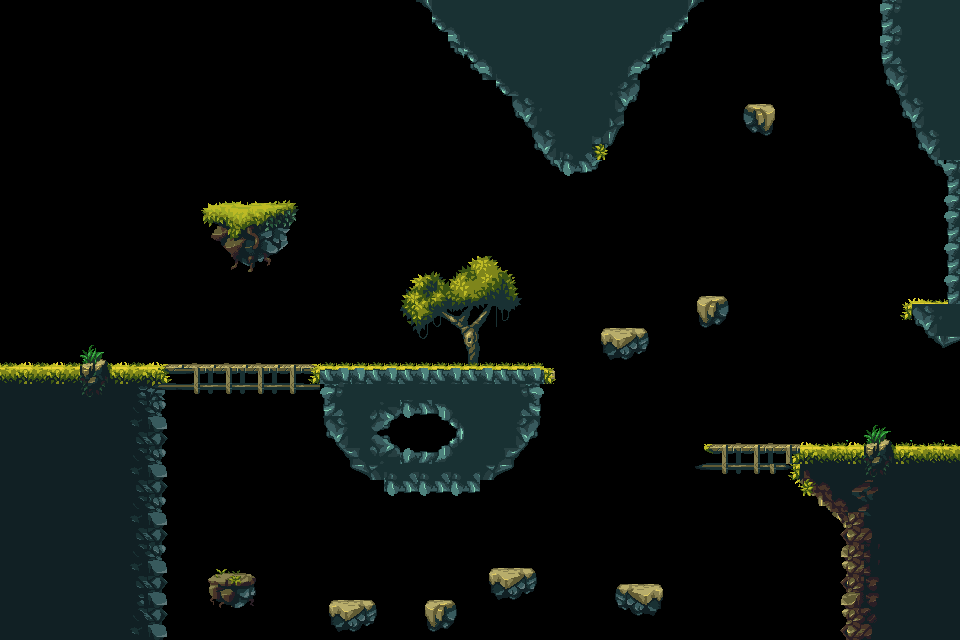

The image is a tile-based game level rendered from a .tmx file. Its description and source (layers, tilesets, objects; grid data summarised) follow:
An orthogonal 60x40 tile map with 16x16 px tiles, 4 tile layers (background, midground, platforms, foreground), 1 hidden layer not drawn, 3 tilesets.

<map version="1.2" tiledversion="1.3.2" orientation="orthogonal" renderorder="right-down" compressionlevel="-1" width="60" height="40" tilewidth="16" tileheight="16" infinite="0" nextlayerid="7" nextobjectid="1">
 <editorsettings>
  <export target="sanctuary_map.json" format="json" />
 </editorsettings>
 <tileset firstgid="1" name="sanctuary" tilewidth="16" tileheight="16" spacing="2" margin="1" tilecount="1160" columns="58">
  <image source="sanctuary.png" width="1044" height="360" />
 </tileset>
 <tileset firstgid="1161" name="castleA" tilewidth="16" tileheight="16" spacing="2" margin="1" tilecount="1800" columns="40">
  <image source="../castle/castleA.png" width="720" height="810" />
 </tileset>
 <tileset firstgid="2961" name="mainlevbuild1" tilewidth="16" tileheight="16" spacing="2" margin="1" tilecount="3200" columns="50">
  <image source="../snowy_mountains/mainlevbuild1.png" width="900" height="1152" />
 </tileset>
 <layer id="5" name="background" width="60" height="40">
  <data>[2400 cells, 184 non-empty, 85 distinct tile ids]</data>
 </layer>
 <layer id="3" name="midground" width="60" height="40">
  <data>[2400 cells, 461 non-empty, 140 distinct tile ids]</data>
 </layer>
 <layer id="1" name="platforms" width="60" height="40">
  <data>[2400 cells, 328 non-empty, 83 distinct tile ids]</data>
 </layer>
 <layer id="6" name="placeholder" width="60" height="40" visible="0">
  <data>[2400 cells, 102 non-empty, 4 distinct tile ids]</data>
 </layer>
 <layer id="2" name="foreground" width="60" height="40">
  <data>[2400 cells, 22 non-empty, 14 distinct tile ids]</data>
 </layer>
</map>
